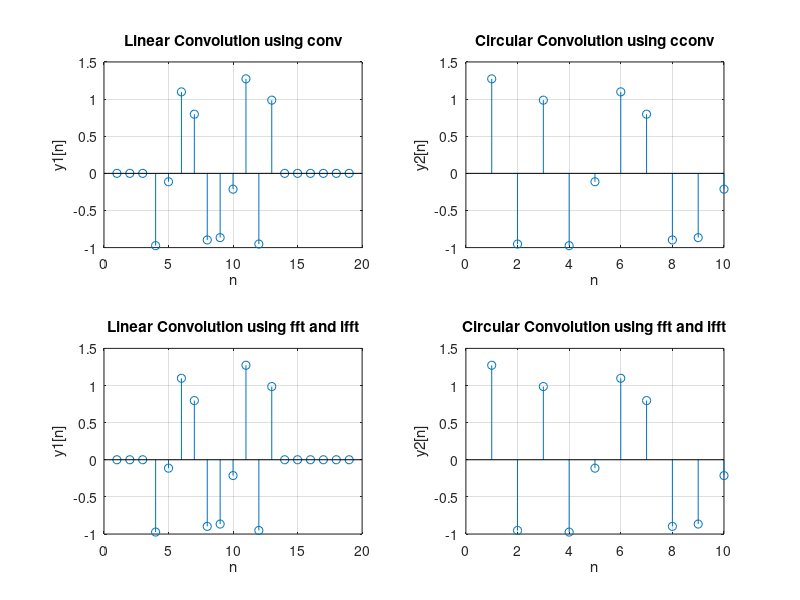

Write MATLAB code to recreate this figure. (Note: this script raises an error after producing the figure.)
x1n=randn(1,10);
x2n=zeros(1,10);
x2n(4)=1;

N=10;

y1n=conv(x1n,x2n);

y2n=cconv(x1n,x2n,10);
 

dft_x1_1 = fft(x1n);
dft_x1_2 = fft(x1n,length(x1n)+length(x2n)-1);
dft_x2_1 = fft(x2n);
dft_x2_2 = fft(x2n, length(x1n)+length(x2n)-1);

y3n = dft_x1_1 .* dft_x2_1;
y4n = dft_x1_2 .* dft_x2_2;

circular = ifft(y3n, N);

linear = ifft(y4n, length(x1n)+length(x2n)-1);

figure();
subplot(2, 2, 1);
stem(y1n);
title("Linear Convolution using conv");
ylabel("y1[n]");
xlabel("n");
grid on;

subplot(2,2, 2);
stem(y2n);
title("Circular Convolution using cconv");
ylabel("y2[n]");
xlabel("n");
grid on;


subplot(2, 2, 3);
stem(linear);
title("Linear Convolution using fft and ifft");
ylabel("y1[n]");
xlabel("n");
grid on;


subplot(2, 2, 4);
stem(circular);
title("Circular Convolution using fft and ifft");
ylabel("y2[n]");
xlabel("n");
grid on;

sgtitle("Convolution");
